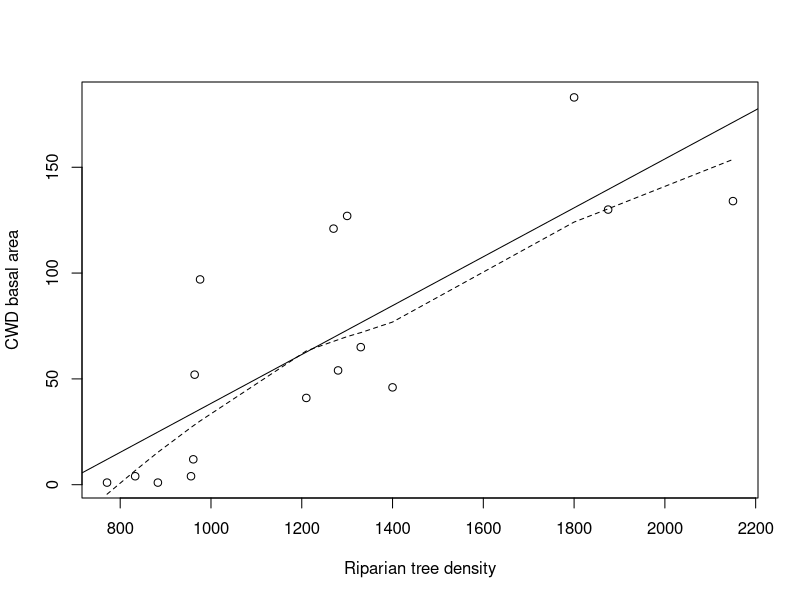
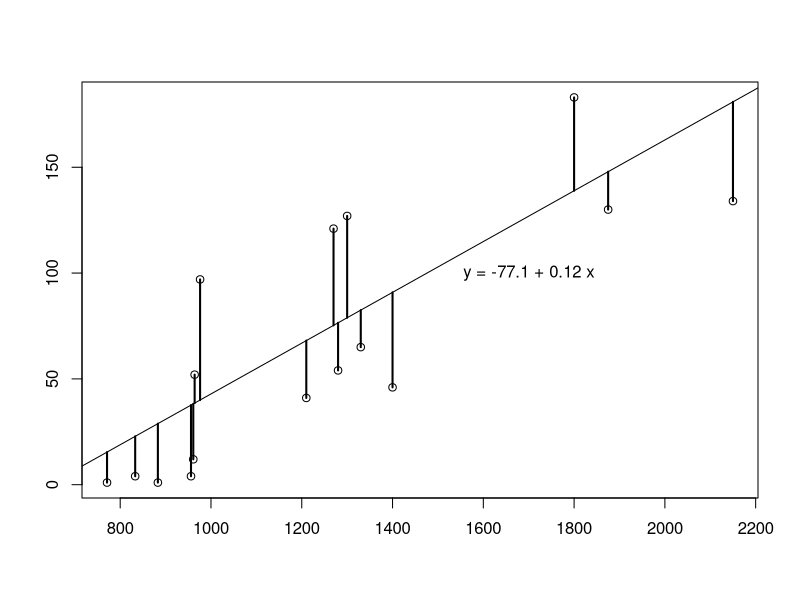
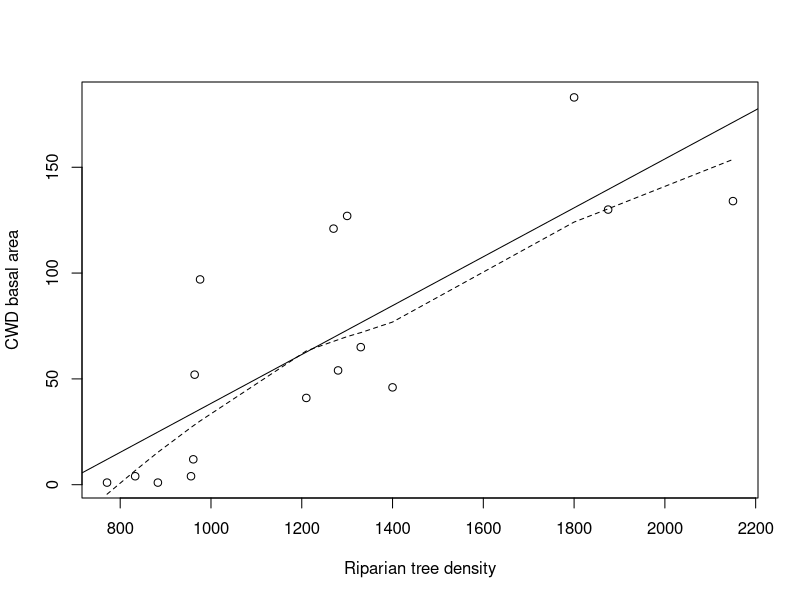
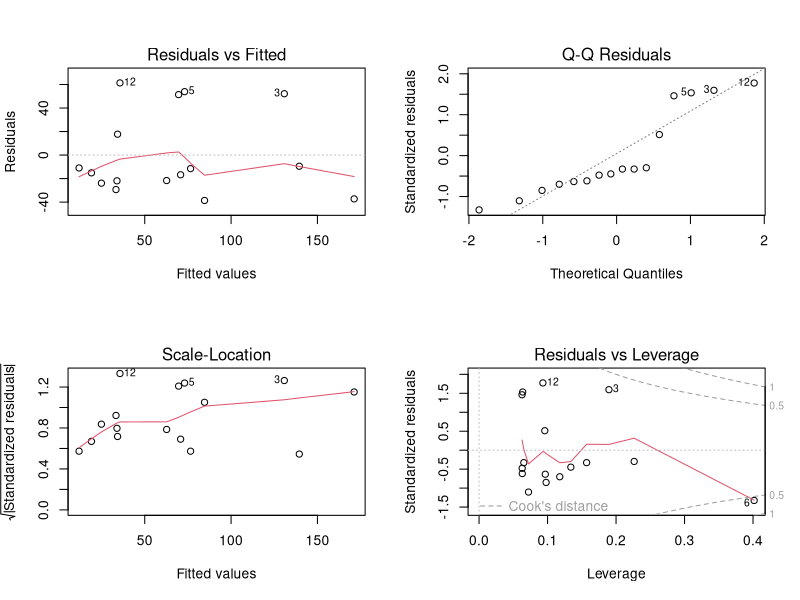
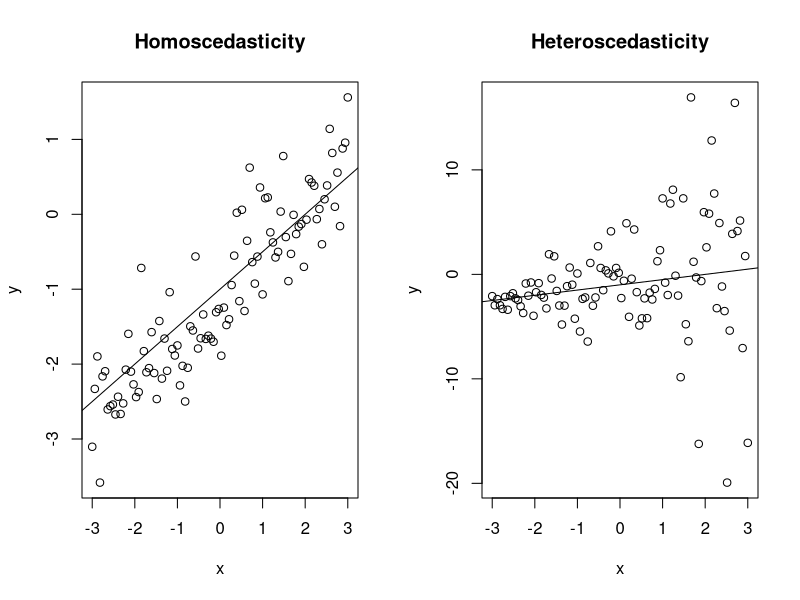
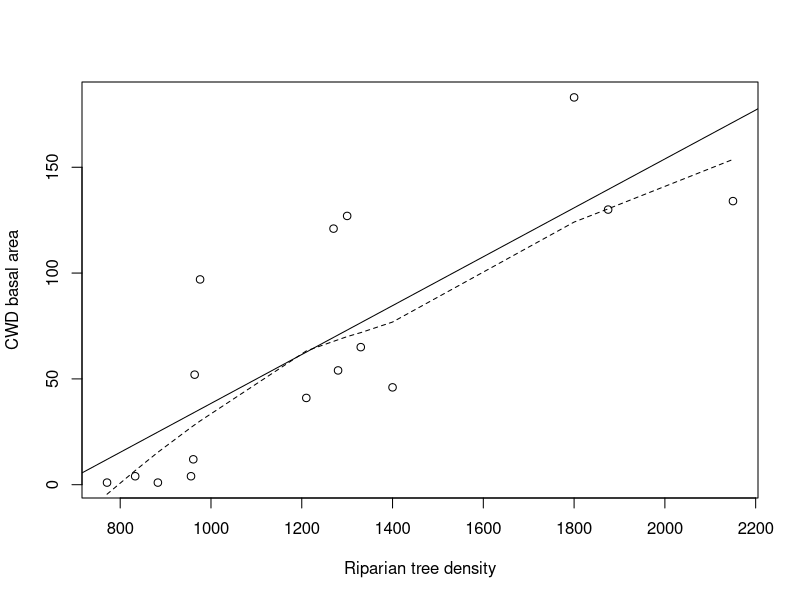
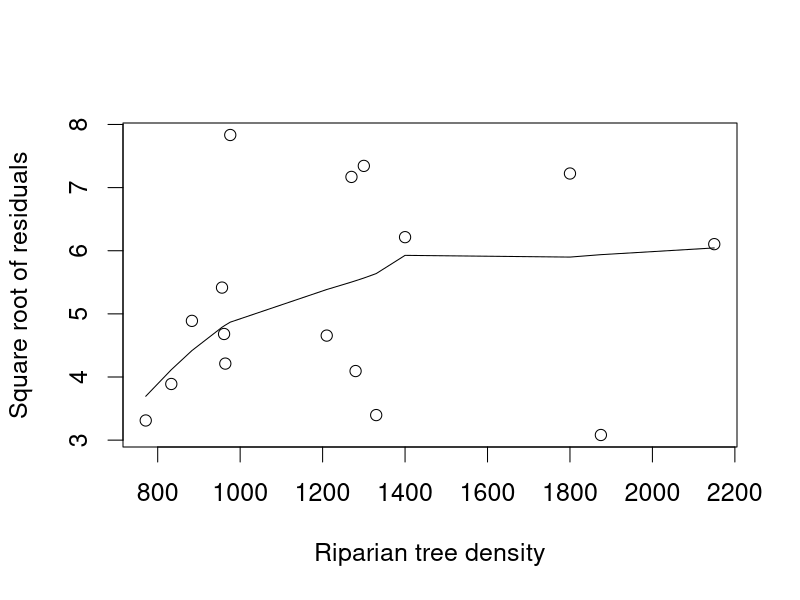
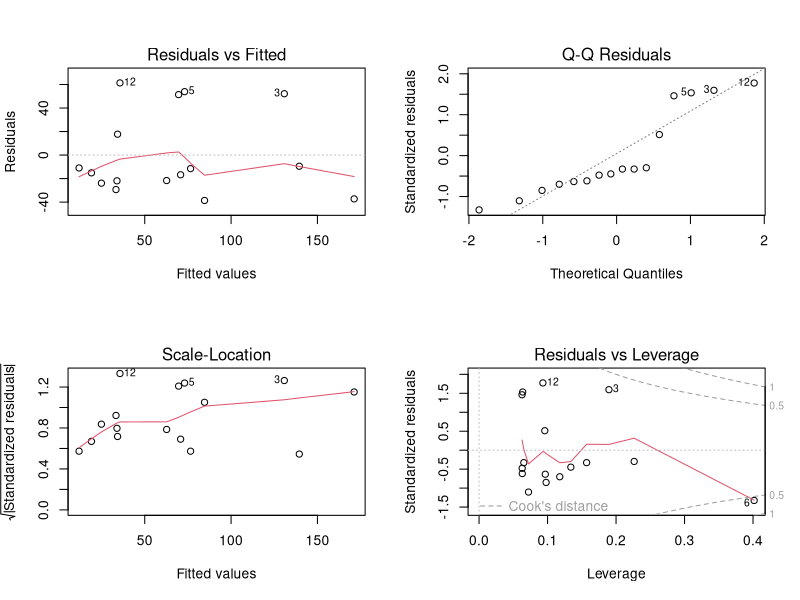

Recreate these plots in R, in order.
## ---- chunk 1
CWD <- read.table("./datasets/01-linear-regression/christ.csv", header = T, sep = ",", dec = ".")
attach(CWD)

model <- lm(CWD.BASA ~ RIP.DENS)

## ---- chunk 2
par(mfrow=c(1,1))
plot(RIP.DENS, CWD.BASA, xlab = "Riparian tree density", ylab = "CWD basal area")
lines(lowess(RIP.DENS, CWD.BASA,f=3/4), lty = 2)
abline(model)
## ---- chunk 3
a <- -77.10
b <- 0.12

x <- CWD$RIP.DENS
y <- CWD$CWD.BASA

plot_residuals <- function(a, b) {
  plot(y ~ x, xlab = "", ylab = "")
  abline(a, b)
  y_pred <- a + b*x
  segments(x, y_pred, x, y, lwd=2)
}

par(mfrow=c(1, 1))
plot_residuals(a, b)
text(1700, 100, paste("y =", a, "+", b, "x"))
## ---- chunk 4
par(mfrow=c(1,1))
plot(RIP.DENS, CWD.BASA, xlab = "Riparian tree density", ylab = "CWD basal area")
lines(lowess(RIP.DENS, CWD.BASA,f=3/4), lty = 2)
abline(model)
## ---- chunk 5
model <- lm(CWD.BASA ~ RIP.DENS)
par(mfrow=c(2,2))
plot(model)
## ---- chunk 6
set.seed(1234)
n <- 100
a <- -1
b <- 0.5

x <- seq(-3, 3, length.out = n)
y1 <- a + b*x + rnorm(n, sd = 0.5)

sd <- seq(1, 2, length.out = n)^3
y2 <- a + b*x + rnorm(n, sd = sd)

par(mfrow=c(1, 2))
plot(x, y1, xlab = "x", ylab = "y", main = "Homoscedasticity")
abline(a, b)
plot(x, y2, xlab = "x", ylab = "y", main = "Heteroscedasticity")
abline(a, b)
## ---- chunk 7
par(mfrow=c(1,1))
plot(RIP.DENS, CWD.BASA, xlab = "Riparian tree density", ylab = "CWD basal area")
lines(lowess(RIP.DENS, CWD.BASA,f=3/4), lty = 2)
abline(model)
## ---- chunk 8
par(cex = 1.5)
plot(RIP.DENS, abs(residuals(model))^0.5, xlab = "Riparian tree density", ylab = "Square root of residuals")
lines(lowess(RIP.DENS, abs(residuals(model))^0.5,f=3/4))
## ---- chunk 9
model <- lm(CWD.BASA ~ RIP.DENS)
par(mfrow=c(2,2))
plot(model)
## ---- chunk 10
set.seed(456)

n <- 200
a <- 0
b <- 2

x <- seq(1, 10, length.out = n)[1:(n-1)]
y <- a + b*x + rnorm(n - 1)
bin <- floor(x)

par(mfrow=c(1, 2))
plot(x, y, xlab = "", ylab = "")
boxplot(y ~ bin, xlab = "", ylab = "")
residuals <- y - a - b*x 

## ---- chunk 11
set.seed(456)

n <- 200
a <- 0
b <- 2

x <- seq(1, 10, length.out = n)[1:(n-1)]

e <- rnorm(n - 1)
scales <- seq(1, 2, length.out = n-1)^3
scales[e < 0] <- 1
e <- e*scales

y <- a + b*x + e
bin <- floor(x)

par(mfrow=c(1, 2))
plot(x, y, xlab = "", ylab = "")
boxplot(y ~ bin, xlab = "", ylab = "", side="right")
## ---- chunk 12
set.seed(456)

n <- 100
a <- 0
b <- 2

x <- seq(1, 10, length.out = n)[1:(n-1)]
y <- a + b*x + rnorm(n - 1)
bin <- floor(x)

par(mfrow=c(1, 2))
boxplot(y ~ bin, xlab = "", ylab = "", side="right")
residuals <- y - a - b*x 
qqnorm(residuals, main = "Q-Q plot of Y|X")
qqline(residuals)

## ---- chunk 13
set.seed(456)

n <- 200
a <- 0
b <- 2

x <- seq(1, 10, length.out = n)[1:(n-1)]

e <- rnorm(n - 1)
scales <- seq(1, 2, length.out = n-1)^3
scales[e < 0] <- 1
e <- e*scales

y <- a + b*x + e
bin <- floor(x)

par(mfrow=c(1, 2))
boxplot(y ~ bin, xlab = "", ylab = "", side="right")
residuals <- y - a - b*x 
qqnorm(residuals, main = "Q-Q plot of Y|X")
qqline(residuals)
## ---- chunk 14
set.seed(456)

n <- 100
a <- 0
b <- 2

x <- seq(1, 10, length.out = n)[1:(n-1)]
y <- a + b*x + rnorm(n - 1)
bin <- floor(x)

par(mfrow=c(1, 2))
residuals <- y - a - b*x 
qqnorm(residuals, main = "Q-Q plot of Y|X")
qqline(residuals)
qqnorm(y, main = "Q-Q plot of Y")
qqline(y)
## ---- chunk 15
model <- lm(CWD.BASA ~ RIP.DENS)
par(mfrow=c(2,2))
plot(model)
## ---- chunk 16
model2 <- lm(log(CWD.BASA) ~ RIP.DENS)
summary(model2)
## ---- chunk 17
par(mfrow=c(2,2))
plot(model2)
## ---- chunk 18
model3 <- lm(log(CWD.BASA) ~ RIP.DENS + I(RIP.DENS^2))
summary(model3)
## ---- chunk 19
par(mfrow=c(2,2))
plot(model3)
## ---- chunk 20
summary(model3)$coefficients
## ---- chunk 21
model3 <- lm(I(log(CWD.BASA)) ~ RIP.DENS + I(RIP.DENS^2))
p <- predict(model3, newdata = data.frame(RIP.DENS=800:2200), 
             interval = "confidence")
## ---- chunk 22
plot(RIP.DENS, CWD.BASA, xlab = "Riparian tree density", ylab = "CWD basal area", ylim = c(0, max(exp(p[,3]))))
abline(model, lty=3)
lines(800:2200, exp(p[,1]))
lines(800:2200, exp(p[,2]), lty=2)
lines(800:2200, exp(p[,3]), lty=2)
## ---- chunk 23
summary(model)$coefficients
## ---- chunk 24
confint(model)
